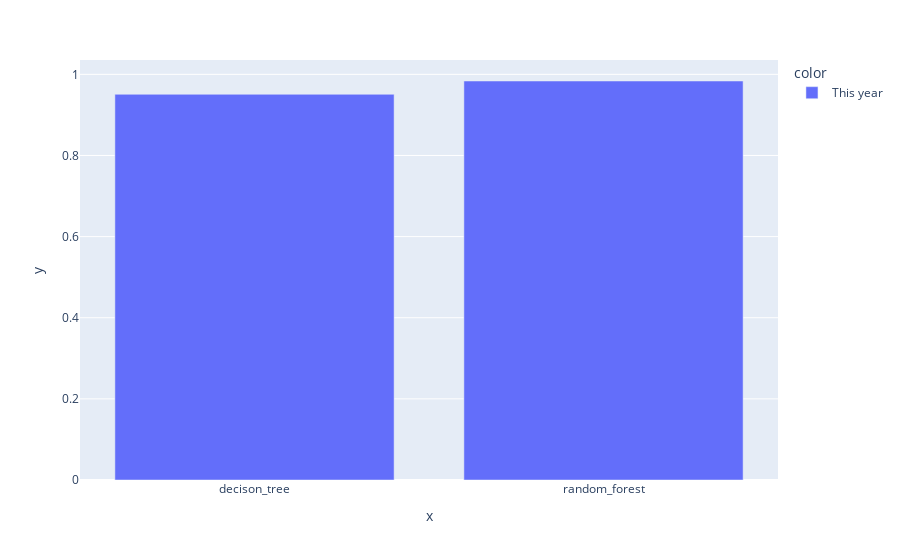

This figure's notebook cell:
### Code cell
import plotly.express as px

models = ["decison_tree", "random_forest"]
fig = px.line(x=models, y=[d_test_accuracy, r_test_accuracy], color=px.Constant("This year"),labels=dict(x="models", y="accuracy", color="Time Period"))
fig.add_bar(x=models, y=[d_test_accuracy, r_test_accuracy])
fig = px.bar(x=models, y=[d_test_accuracy, r_test_accuracy], color=px.Constant("This year"))
fig.show()

### Figure 1 — Plotly figure (JSON) as saved in the notebook; plotly's stock layout.template omitted (floating-point values rounded to 4 significant figures)
{"data": [{"alignmentgroup": "True", "hovertemplate": "color=This year<br>x=%{x}<br>y=%{y}<extra></extra>", "legendgroup": "This year", "marker": {"color": "#636efa", "pattern": {"shape": ""}}, "name": "This year", "offsetgroup": "This year", "orientation": "v", "showlegend": true, "textposition": "auto", "type": "bar", "x": ["decison_tree", "random_forest"], "xaxis": "x", "y": [0.9508, 0.9836], "yaxis": "y"}], "layout": {"autosize": true, "barmode": "relative", "legend": {"title": {"text": "color"}, "tracegroupgap": 0}, "margin": {"t": 60}, "xaxis": {"anchor": "y", "autorange": true, "domain": [0, 1], "range": [-0.5, 1.5], "title": {"text": "x"}, "type": "category"}, "yaxis": {"anchor": "x", "autorange": true, "domain": [0, 1], "range": [0, 1.035], "title": {"text": "y"}, "type": "linear"}}}
